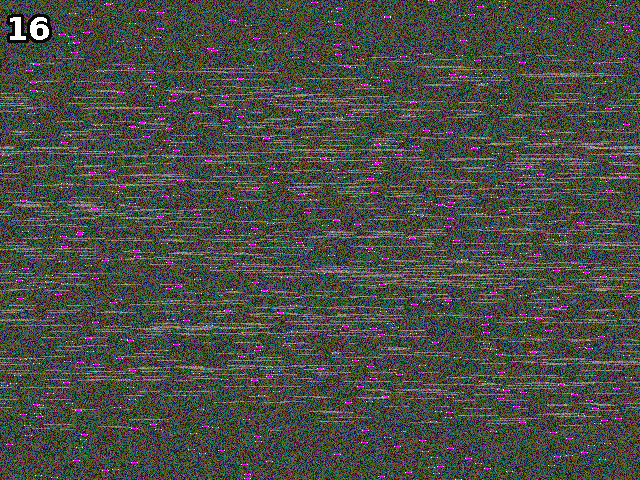
#> input picture mozart.gif, 640 x 480 px
$ python 16.py
#> lines starting #> are read from the running program, lines starting #| are printed output that depends on the picture
from PIL import Image

im = Image.open('./mozart.gif', 'r')
#> im is the input picture: PIL image 640x480 P; mean R, G, B 74.6, 76.9, 70.2
pal = im.getpalette()
#> pal = 768 values, max 255 at index 45, min 0 at index 0, mean 133.3
w, h = im.size
#> w = 640; h = 480

# [8 lines of commented-out code are left out]

new = Image.new('P', (1920, 480))
#> new: PIL image 1920x480 P; every value is 0
new.putpalette(pal) # copy pallete to retain colors
first = im.crop((0, 0, 640, 1))
new.paste(first, (640, 0))
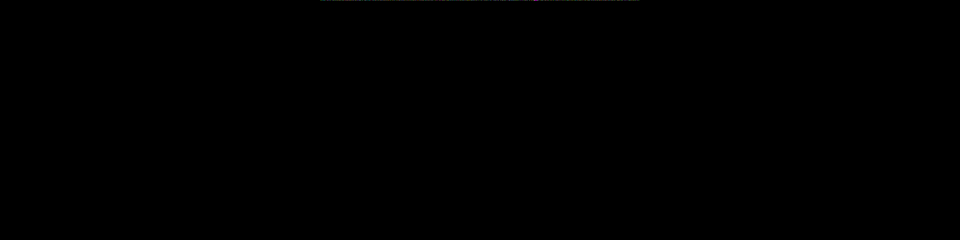
#> new: PIL image 1920x480 P (shown at 1/2 size); mean R, G, B 0, 0, 0

# get baseline where purple pixels will be (constant according to first row)
base = 0
for i in range(1920):
    if new.getpixel((i, 0)) == 195:
        base = i
        break

for i in range(1, h):
    for j in range(w):
        if im.getpixel((j, i)) == 195:
            # rows.append((im.crop((0, i, 640, i+1)), j))
            # subtract distance from baseline and paste to new
            new.paste((im.crop((0, i, w, i+1))), (base-j, i))
            break
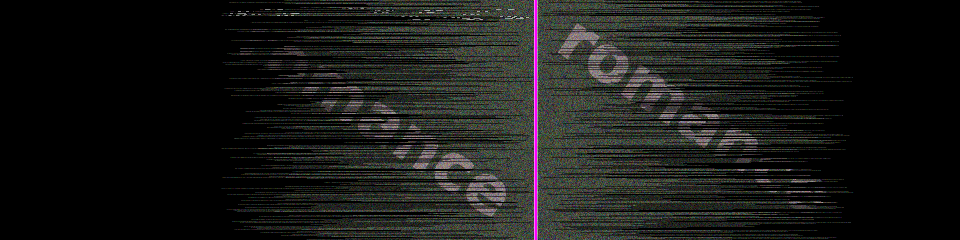
#> new: PIL image 1920x480 P (shown at 1/2 size); mean R, G, B 24.9, 25.6, 23.4

new.show() # ans: romance
